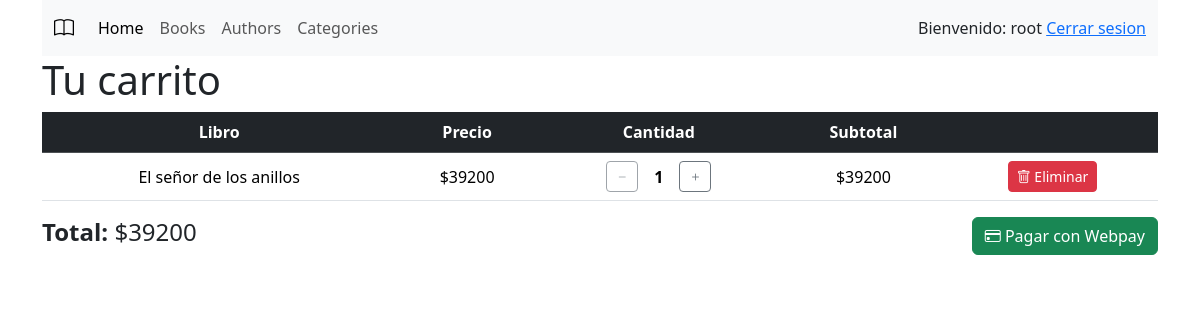
Page /carrito/ (signed in) on the committed database.
### carrito/models.py (models this page shows)
class ItemCarrito(models.Model):
    carrito = models.ForeignKey(Carrito, on_delete=models.CASCADE, related_name="items")
    libro = models.ForeignKey(Libro, on_delete=models.CASCADE)
    cantidad = models.PositiveIntegerField(default=1)
    def sub_total(self):
        return self.cantidad * self.libro.precio

### catalogo/models.py (models this page shows, shortened)
class Libro(models.Model):
    titulo = models.CharField(max_length=50, unique=True)
    descripcion = models.TextField()
    publicacion = models.PositiveSmallIntegerField(verbose_name="Publicación")
    creado = models.DateTimeField(auto_now_add=True)
    actualizado = models.DateTimeField(auto_now=True)
    tapa_dura = models.BooleanField(default=False)
    autor = models.ForeignKey(Autor, on_delete=models.RESTRICT, null=True)
    categoria = models.ManyToManyField(Categoria, null=True)
    portada = models.ImageField(upload_to="portadas", null=True, blank=True)
    precio = models.PositiveBigIntegerField(default=0)
    stock = models.PositiveIntegerField(default=0)

### carrito/views.py (the view)
# urls.py: path('carrito/', views.ver_carrito, name='ver-carrito'),
@login_required
def ver_carrito(request):
    carrito = _carrito_del_usuario(request)
    return render(request,
                  "carrito/ver_carrito.html",
                  {
                      'items':carrito.items.all(),
                      'total':carrito.total()
                   }
                  )

### carrito/models.py (called while the page is built)
    def total(self):
        total = 0
        for i in self.items.all():
            total += i.sub_total()
        return total

### carrito/views.py (called while the page is built)
def _carrito_del_usuario(request) -> Carrito:
    carrito, _ = Carrito.objects.get_or_create(usuario=request.user.perfil)
    return carrito

### carrito/templates/carrito/ver_carrito.html
{% extends 'catalogo/base.html' %}
{% block content %}
<h1>Tu carrito</h1>
{% if items %}
<table class="table align-middle text-center">
    <thead class="table-dark">
        <tr>
            <th>Libro</th>
            <th>Precio</th>
            <th>Cantidad</th>
            <th>Subtotal</th>
            <th></th>
        </tr>
    </thead>
    <tbody>
        {% for item in items %}
        <tr>
            <td>{{ item.libro.titulo }}</td>
            <td>${{ item.libro.precio }}</td>
            <td>
                <div class="d-flex justify-content-center align-items-center gap-2">
                    {% if item.cantidad > 1 %}
                        <a href="{% url 'disminuir-carrito' item.id %}" class="btn btn-outline-secondary btn-sm"><i class="bi bi-dash"></i></a>
                    {% else %}
                        <a class="btn btn-outline-secondary btn-sm disabled" aria-disabled="true"><i class="bi bi-dash"></i></a>
                    {% endif %}
                    <span class="px-2 fw-bold">{{ item.cantidad }}</span>
                    {% if item.cantidad < item.libro.stock %}
                        <a href="{% url 'incrementar-carrito' item.id %}" class="btn btn-outline-secondary btn-sm"><i class="bi bi-plus"></i></a>
                    {% else %}
                        <a class="btn btn-outline-secondary btn-sm disabled" aria-disabled="true"><i class="bi bi-plus"></i></a>
                    {% endif %}
                </div>
            </td>
            <td>${{ item.sub_total }}</td>
            <td>
                <a href="{% url 'eliminar-carrito' item.id %}" class="btn btn-danger btn-sm">
                    <i class="bi bi-trash"></i> Eliminar
                </a>
            </td>
        </tr>
        {% endfor %}
    </tbody>
</table>
<div class="d-flex justify-content-between align-items-center mt-3">
    <h4><strong>Total:</strong> ${{ total }}</h4>
    <a href="#" class="btn btn-success"><i class="bi bi-credit-card"></i> Pagar con Webpay</a>
</div>
{% else %}
    <p>No hay libros en el carrito.</p>
{% endif %}
{% endblock %}

### catalogo/templates/catalogo/base.html (shortened to what this page needs)
<!DOCTYPE html>
<html lang="en">
<head>
    <link href="https://cdn.jsdelivr.net/npm/bootstrap@5.3.8/dist/css/bootstrap.min.css" rel="stylesheet"
>
    <link rel="stylesheet" href="https://cdn.jsdelivr.net/npm/bootstrap-icons@1.13.1/font/bootstrap-icons.min.css">
    <link rel="stylesheet" href="https://cdn.jsdelivr.net/npm/notyf@3/notyf.min.css">
    {% load static %}
    <link rel="stylesheet" href="{% static '/catalogo/css/styles.css' %}" >
</head>
<body class="container">
    <header>
        <nav class="navbar navbar-expand-lg bg-body-tertiary">
            <div class="container-fluid">
                <a class="navbar-brand" href="#"><i class="bi bi-book"></i></a>
                <div class="collapse navbar-collapse d-flex justify-content-between" id="navbarNavAltMarkup">
                    <div class="navbar-nav">
                        <a class="nav-link active" aria-current="page" href="{% url 'home' %}">Home</a>
                        {% if user.is_authenticated %}
                        <a class="nav-link" href="{% url 'list-book' %}">Books</a>
                        <a class="nav-link" href="{% url 'list-author' %}">Authors</a>
                        <a class="nav-link" href="{% url 'list-category' %}">Categories</a>
                        {% endif %}
                    </div>
                    <div>
                        {% if user.is_authenticated %}
                        <span>Bienvenido: {{user}}</span>
                        <a href="{% url 'logout' %}">Cerrar sesion</a>
                        {% else %}
                        <a href="{% url 'login' %}">Iniciar sesion</a>
                        {% endif %}
                    </div>
                </div>
            </div>
        </nav>
    </header>
    <main>
        {% block content %}{% endblock %}
    </main>
</body>
</html>

### rows in the picture
ItemCarrito: libro.titulo "El señor de los anillos", libro.precio "39200", cantidad "1", sub_total "39200"

### other values in the picture
{{ user }} "root"
{{ total }} "39200"
